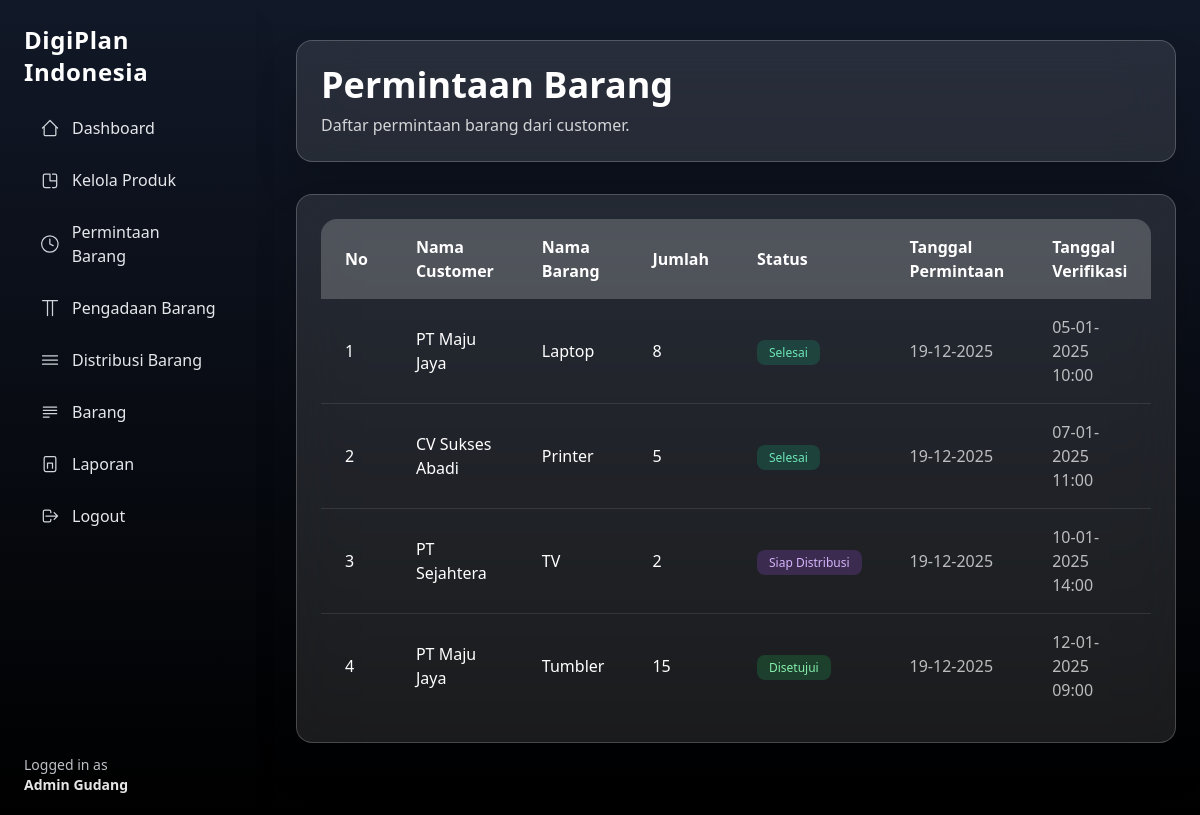
Page /admin/item-request.php (signed in) on the committed database.
### tables this page shows
CREATE TABLE permintaan_barang (
  id INT AUTO_INCREMENT PRIMARY KEY,
  kode_permintaan VARCHAR(50) UNIQUE,
  user_id INT,
  nama_barang VARCHAR(100),
  merk VARCHAR(100),
  warna VARCHAR(100),
  jumlah INT,
  status ENUM(
    'diajukan','ditolak','dibatalkan',
    'disetujui','dalam_pengadaan',
    'siap_distribusi','selesai'
  ),
  admin_id INT,
  tanggal_verifikasi DATETIME,
  catatan_admin TEXT,
  created_at TIMESTAMP DEFAULT CURRENT_TIMESTAMP,
  deleted_at DATETIME DEFAULT NULL,
  FOREIGN KEY (user_id) REFERENCES users(id),
  FOREIGN KEY (admin_id) REFERENCES users(id)
);

CREATE TABLE users (
  id INT AUTO_INCREMENT PRIMARY KEY,
  name VARCHAR(100),
  email VARCHAR(100) UNIQUE,
  password VARCHAR(255),
  role_id INT,
  created_at TIMESTAMP DEFAULT CURRENT_TIMESTAMP,
  deleted_at DATETIME DEFAULT NULL,
  FOREIGN KEY (role_id) REFERENCES roles(id)
);

### admin/item-request-func.php (called while the page is built, shortened)
<?php
require '../include/conn.php';
$sql = "
  SELECT
    pb.*,
    u.name AS nama_user
  FROM permintaan_barang pb
  JOIN users u ON pb.user_id = u.id
  ORDER BY pb.created_at DESC
";
$result = $conn->query($sql);

### admin/item-request.php (the view, shortened to what this page needs)
<?php
require 'item-request-func.php';
?>
<!DOCTYPE html>
<html lang="en">
<head>
  <script src="https://cdn.tailwindcss.com"></script>
</head>
<body class="bg-gradient-to-b from-gray-900 to-black overflow-x-hidden">
  <?php include '../include/layouts/sidebar-admin.php'; ?>
  <div class="flex min-h-screen">
    <main class="ml-64 p-10 w-full flex-1">
      <div class="max-w-7xl mx-auto">
        <div class="backdrop-blur-xl bg-white/10 border border-white/20 p-6 rounded-2xl shadow-2xl mb-8">
          <h1 class="text-4xl font-bold text-white mb-2">Permintaan Barang</h1>
          <p class="text-white/80">Daftar permintaan barang dari customer.</p>
        </div>
        <div class="backdrop-blur-xl bg-white/10 border border-white/20 rounded-2xl shadow-2xl mb-8 p-6">
          <div class="rounded-2xl overflow-x-auto">
            <table class="table-auto w-full">
              <thead>
                <tr class="bg-white/20 text-white text-left">
                  <th class="px-6 py-4">No</th>
                  <th class="px-6 py-4">Nama Customer</th>
                  <th class="px-6 py-4">Nama Barang</th>
                  <th class="px-6 py-4">Jumlah</th>
                  <th class="px-6 py-4">Status</th>
                  <th class="px-6 py-4">Tanggal Permintaan</th>
                  <th class="px-6 py-4">Tanggal Verifikasi</th>
                </tr>
              </thead>
              <tbody class="divide-y divide-white/10">
                <?php $no = 1;
                while ($row = $result->fetch_assoc()): ?>
                  <tr class="hover:bg-white/5">
                    <td class="px-6 py-4 text-white"><?= $no++ ?></td>
                    <td class="px-6 py-4 text-white"><?= htmlspecialchars($row['nama_user']) ?></td>
                    <td class="px-6 py-4 text-white"><?= htmlspecialchars($row['nama_barang']) ?></td>
                    <td class="px-6 py-4 text-white"><?= $row['jumlah'] ?></td>
                    <td class="px-6 py-4 capitalize">
                      <?php
                      switch ($row['status']) {
                        case 'disetujui':
                          echo "<span class='px-3 py-1 bg-green-500/20 text-green-300 rounded-lg text-xs whitespace-nowrap'>Disetujui</span>";
                          break;
                        case 'siap_distribusi':
                          echo "<span class='px-3 py-1 bg-purple-500/20 text-purple-300 rounded-lg text-xs whitespace-nowrap'>Siap Distribusi</span>";
                          break;
                        case 'selesai':
                          echo "<span class='px-3 py-1 bg-emerald-500/20 text-emerald-300 rounded-lg text-xs whitespace-nowrap'>Selesai</span>";
                          break;
                      }
                      ?>
                    </td>
                    <td class="px-6 py-4 text-white/70">
                      <?= date('d-m-Y', strtotime($row['created_at'])) ?>
                    </td>
                    <td class="px-6 py-4 text-white/70">
                      <?= $row['tanggal_verifikasi']
                        ? date('d-m-Y H:i', strtotime($row['tanggal_verifikasi']))
                        : 'Belum Diverifikasi'; ?>
                    </td>
                  </tr>
                <?php endwhile; ?>
              </tbody>
            </table>
          </div>
        </div>
      </div>
    </main>
  </div>
</body>
</html>

### rows in the picture
permintaan_barang: user.name "PT Maju Jaya", nama_barang "Laptop", jumlah "8", status "Selesai", created_at "19-12-2025", tanggal_verifikasi "05-01-2025 10:00"
permintaan_barang: user.name "CV Sukses Abadi", nama_barang "Printer", jumlah "5", status "Selesai", created_at "19-12-2025", tanggal_verifikasi "07-01-2025 11:00"
permintaan_barang: user.name "PT Sejahtera", nama_barang "TV", jumlah "2", status "Siap Distribusi", created_at "19-12-2025", tanggal_verifikasi "10-01-2025 14:00"
permintaan_barang: user.name "PT Maju Jaya", nama_barang "Tumbler", jumlah "15", status "Disetujui", created_at "19-12-2025", tanggal_verifikasi "12-01-2025 09:00"

### other values in the picture
$_SESSION['name'] "Admin Gudang"
